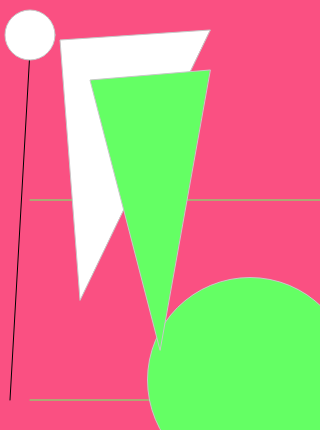
Frame 1 (no input)
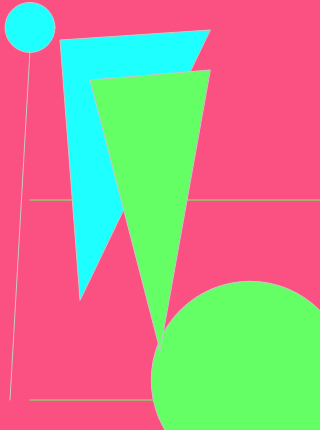
Frame 60 (no input)
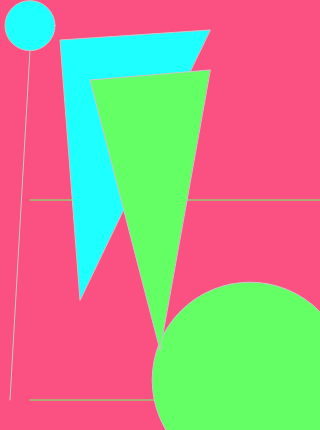
Frame 120 (the mouse pressed at the canvas centre since frame 60)

The p5.js sketch that drew these frames (run headless with seeded random() and noise() and a simulated clock; from frame 60 on, the mouse is pressed at the canvas centre):

// p5.js sketch
// ── sketch.js
function setup() {
  createCanvas(320, 430);
 
}

function draw() {
  background(250, 80, 130);
  
  line(10, 400, 30, 50)
  stroke( 100, 300, 100)
  
  line(30, 200, 400, 200)
   line(400, 400, 30, 400)
  
  stroke(200)

  triangle(210, 30, 60, 40, 80, 300,)
  
  speed= sin(millis()/10) * 5
  circle( 30, speed + 30, 50, 230)
  fill(100, 300, 100) 
  
  circle(250, 380, speed + 200, 250) 
  
   
  triangle(210, 70, 90, 80, 160, 350)
  fill( 30, 360, 310)
  
}
  
  
  
